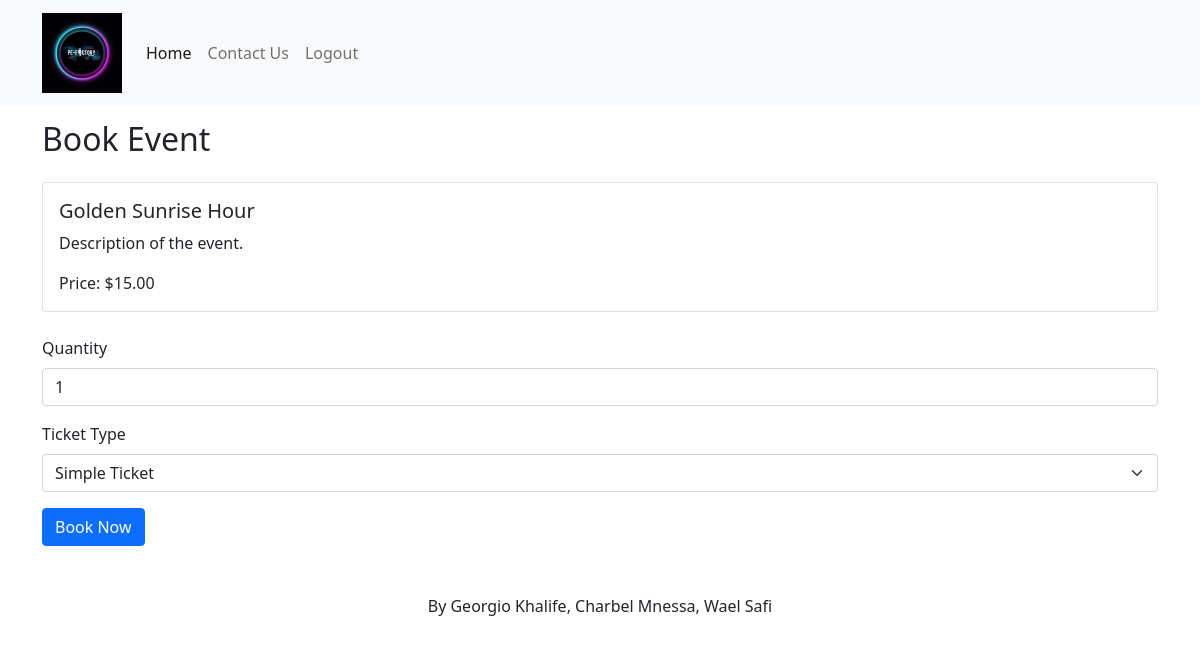
/booking.php?event_id=1 (signed in), run on the app's committed database.
### tables this page shows
CREATE TABLE `events` (
  `id` int(11) NOT NULL,
  `title` varchar(255) NOT NULL,
  `description` text NOT NULL,
  `image` varchar(255) NOT NULL,
  `price` decimal(10,2) NOT NULL,
  `type_id` int(11) NOT NULL
);

### booking.php (the view, shortened to what this page needs)
<?php
$host = 'localhost';
$user = 'root';
$pass = 'root';
$db = 'ticketbooking';
$conn = new mysqli($host, $user, $pass, $db);
$event_id = isset($_GET['event_id']) ? (int)$_GET['event_id'] : null;
$error_message = '';
$event_data = null;
if ($event_id) {
    $stmt = $conn->prepare("SELECT * FROM events WHERE id = ?");
    $stmt->bind_param("i", $event_id);
    $stmt->execute();
    $result = $stmt->get_result();
    if ($result->num_rows > 0) {
        $event_data = $result->fetch_assoc();
    } else {
        $error_message = 'Event not found.';
    }
} else {
    $error_message = 'Event ID not provided.';
}
?>
<!DOCTYPE html>
<html lang="en">
<head>
    <link href="https://cdn.jsdelivr.net/npm/bootstrap@5.0.2/dist/css/bootstrap.min.css" rel="stylesheet">
</head>
<body>
    <header>
        <nav class="navbar navbar-expand-lg navbar-light bg-light fixed-top">
            <div class="container">
                <a class="navbar-brand" href="#">
                    <img src="images/logo.jpg" width="80px" height="80px">
                </a>
                <div class="collapse navbar-collapse" id="navbarSupportedContent">
                    <ul class="navbar-nav me-auto mb-2 mb-lg-0">
                        <li class="nav-item">
                            <a class="nav-link active" aria-current="page" href="/">Home</a>
                        </li>
                        <li class="nav-item">
                            <a class="nav-link" href="https://wa.me/70371291">Contact Us</a>
                        </li>
                        <li class="nav-item">
                            <a class="nav-link" href="/logout.php">Logout</a>
                        </li>
                    </ul>
                </div>
            </div>
        </nav>
    </header>
    <br><br><br>
    <main class="container my-5">
        <h2 class="mb-4">Book Event</h2>
        <?php if ($error_message): ?>
            <div class="alert alert-danger" role="alert"><?php echo $error_message; ?></div>
        <?php elseif ($event_data): ?>
            <div class="card mb-4">
                <div class="card-body">
                    <h5 class="card-title"><?php echo $event_data['title']; ?></h5>
                    <p class="card-text"><?php echo $event_data['description']; ?></p>
                    <p class="card-text">Price: $<?php echo $event_data['price']; ?></p>
                </div>
            </div>
            <form action="<?php echo htmlspecialchars($_SERVER["PHP_SELF"]) . '?event_id=' . $event_id; ?>" method="post">
                <div class="mb-3">
                    <label for="quantity" class="form-label">Quantity</label>
                    <select class="form-control" id="quantity" name="quantity" required >
                        <option value=1>1</option>
                    </select>
                </div>
                <div class="mb-3">
                    <label for="ticket_type" class="form-label">Ticket Type</label>
                    <select class="form-select" id="ticket_type" name="ticket_type" required>
                        <option value="Simple Ticket">Simple Ticket</option>
                    </select>
                </div>
                <button type="submit" class="btn btn-primary">Book Now</button>
            </form>
        <?php endif; ?>
    </main>
    <footer class="text-center mt-5">
        <p>By Georgio Khalife, Charbel Mnessa, Wael Safi</p>
    </footer>
</body>
</html>

### data on the page
events: title "Golden Sunrise Hour", description "Description of the event.", price "15.00"
